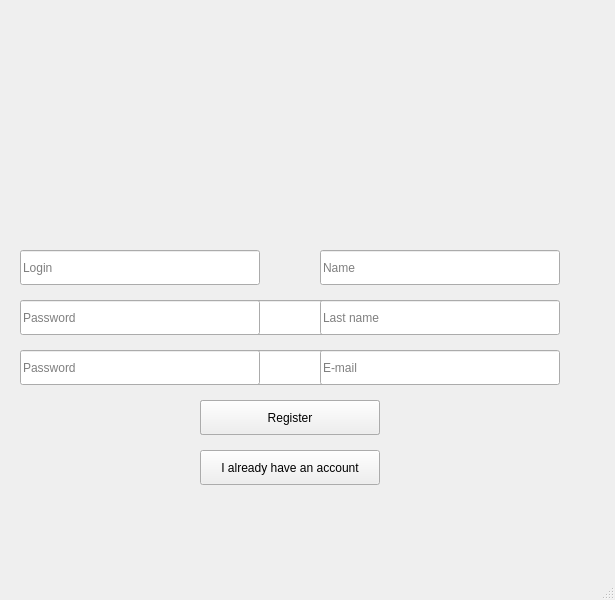
<?xml version="1.0" encoding="UTF-8"?>
<ui version="4.0">
 <class>MainWindow</class>
 <widget class="QMainWindow" name="MainWindow">
  <property name="geometry">
   <rect>
    <x>0</x>
    <y>0</y>
    <width>615</width>
    <height>600</height>
   </rect>
  </property>
  <property name="windowTitle">
   <string>MainWindow</string>
  </property>
  <widget class="QWidget" name="central_widget">
   <widget class="QFrame" name="log_in_frame">
    <property name="geometry">
     <rect>
      <x>170</x>
      <y>300</y>
      <width>390</width>
      <height>190</height>
     </rect>
    </property>
    <property name="font">
     <font>
      <weight>50</weight>
      <italic>false</italic>
      <bold>false</bold>
     </font>
    </property>
    <property name="frameShape">
     <enum>QFrame::NoFrame</enum>
    </property>
    <property name="frameShadow">
     <enum>QFrame::Raised</enum>
    </property>
    <property name="lineWidth">
     <number>0</number>
    </property>
    <widget class="QLineEdit" name="log_in_password_input">
     <property name="geometry">
      <rect>
       <x>0</x>
       <y>50</y>
       <width>240</width>
       <height>35</height>
      </rect>
     </property>
     <property name="inputMask">
      <string/>
     </property>
     <property name="text">
      <string/>
     </property>
     <property name="maxLength">
      <number>1000</number>
     </property>
     <property name="echoMode">
      <enum>QLineEdit::Password</enum>
     </property>
     <property name="cursorPosition">
      <number>0</number>
     </property>
     <property name="placeholderText">
      <string>Password</string>
     </property>
    </widget>
    <widget class="QCheckBox" name="log_in_show_password_checkbox">
     <property name="geometry">
      <rect>
       <x>250</x>
       <y>60</y>
       <width>140</width>
       <height>25</height>
      </rect>
     </property>
     <property name="font">
      <font>
       <weight>75</weight>
       <italic>false</italic>
       <bold>true</bold>
      </font>
     </property>
     <property name="text">
      <string>Show password</string>
     </property>
    </widget>
    <widget class="QPushButton" name="log_in_log_in_button">
     <property name="geometry">
      <rect>
       <x>30</x>
       <y>100</y>
       <width>180</width>
       <height>35</height>
      </rect>
     </property>
     <property name="text">
      <string>Log in</string>
     </property>
    </widget>
    <widget class="QPushButton" name="log_in_to_registration_button">
     <property name="geometry">
      <rect>
       <x>30</x>
       <y>150</y>
       <width>180</width>
       <height>35</height>
      </rect>
     </property>
     <property name="text">
      <string>I don't have an account</string>
     </property>
    </widget>
    <widget class="QLineEdit" name="log_in_login_input">
     <property name="geometry">
      <rect>
       <x>0</x>
       <y>0</y>
       <width>240</width>
       <height>35</height>
      </rect>
     </property>
     <property name="inputMask">
      <string/>
     </property>
     <property name="text">
      <string/>
     </property>
     <property name="maxLength">
      <number>100</number>
     </property>
     <property name="placeholderText">
      <string>Login</string>
     </property>
    </widget>
    <zorder>log_in_password_input</zorder>
    <zorder>log_in_show_password_checkbox</zorder>
    <zorder>log_in_to_registration_button</zorder>
    <zorder>log_in_log_in_button</zorder>
    <zorder>log_in_login_input</zorder>
   </widget>
   <widget class="QFrame" name="registration_frame">
    <property name="enabled">
     <bool>true</bool>
    </property>
    <property name="geometry">
     <rect>
      <x>0</x>
      <y>0</y>
      <width>580</width>
      <height>535</height>
     </rect>
    </property>
    <property name="frameShape">
     <enum>QFrame::NoFrame</enum>
    </property>
    <property name="frameShadow">
     <enum>QFrame::Raised</enum>
    </property>
    <property name="lineWidth">
     <number>1</number>
    </property>
    <widget class="QLineEdit" name="registration_password_input">
     <property name="geometry">
      <rect>
       <x>20</x>
       <y>300</y>
       <width>240</width>
       <height>35</height>
      </rect>
     </property>
     <property name="inputMask">
      <string/>
     </property>
     <property name="text">
      <string/>
     </property>
     <property name="maxLength">
      <number>1000</number>
     </property>
     <property name="echoMode">
      <enum>QLineEdit::Password</enum>
     </property>
     <property name="cursorPosition">
      <number>0</number>
     </property>
     <property name="placeholderText">
      <string>Password</string>
     </property>
    </widget>
    <widget class="QLineEdit" name="registration_login_input">
     <property name="geometry">
      <rect>
       <x>20</x>
       <y>250</y>
       <width>240</width>
       <height>35</height>
      </rect>
     </property>
     <property name="inputMask">
      <string/>
     </property>
     <property name="text">
      <string/>
     </property>
     <property name="maxLength">
      <number>100</number>
     </property>
     <property name="placeholderText">
      <string>Login</string>
     </property>
    </widget>
    <widget class="QLineEdit" name="registration_password_validation_input">
     <property name="geometry">
      <rect>
       <x>20</x>
       <y>350</y>
       <width>240</width>
       <height>35</height>
      </rect>
     </property>
     <property name="inputMask">
      <string/>
     </property>
     <property name="text">
      <string/>
     </property>
     <property name="maxLength">
      <number>1000</number>
     </property>
     <property name="echoMode">
      <enum>QLineEdit::Password</enum>
     </property>
     <property name="cursorPosition">
      <number>0</number>
     </property>
     <property name="placeholderText">
      <string>Password</string>
     </property>
    </widget>
    <widget class="QLineEdit" name="registration_name_input">
     <property name="geometry">
      <rect>
       <x>320</x>
       <y>250</y>
       <width>240</width>
       <height>35</height>
      </rect>
     </property>
     <property name="maxLength">
      <number>100</number>
     </property>
     <property name="placeholderText">
      <string>Name</string>
     </property>
    </widget>
    <widget class="QLineEdit" name="registration_last_name_input">
     <property name="geometry">
      <rect>
       <x>320</x>
       <y>300</y>
       <width>240</width>
       <height>35</height>
      </rect>
     </property>
     <property name="maxLength">
      <number>100</number>
     </property>
     <property name="placeholderText">
      <string>Last name</string>
     </property>
    </widget>
    <widget class="QLineEdit" name="registration_email_input">
     <property name="geometry">
      <rect>
       <x>320</x>
       <y>350</y>
       <width>240</width>
       <height>35</height>
      </rect>
     </property>
     <property name="maxLength">
      <number>255</number>
     </property>
     <property name="placeholderText">
      <string>E-mail</string>
     </property>
    </widget>
    <widget class="QPushButton" name="registration_register_button">
     <property name="geometry">
      <rect>
       <x>200</x>
       <y>400</y>
       <width>180</width>
       <height>35</height>
      </rect>
     </property>
     <property name="text">
      <string>Register</string>
     </property>
    </widget>
    <widget class="QPushButton" name="registration_to_log_in_button">
     <property name="geometry">
      <rect>
       <x>200</x>
       <y>450</y>
       <width>180</width>
       <height>35</height>
      </rect>
     </property>
     <property name="autoFillBackground">
      <bool>true</bool>
     </property>
     <property name="text">
      <string>I already have an account</string>
     </property>
    </widget>
   </widget>
  </widget>
  <widget class="QStatusBar" name="statusbar"/>
 </widget>
 <resources/>
 <connections/>
</ui>
